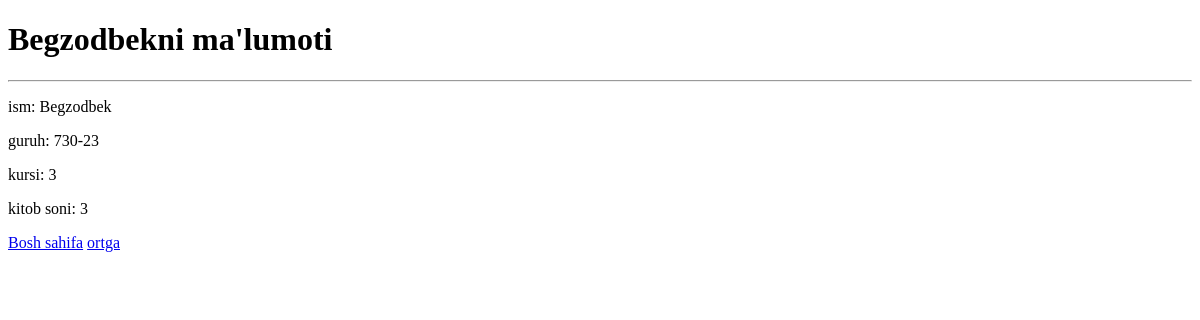
Page /talaba/1/ on the earlier database version.
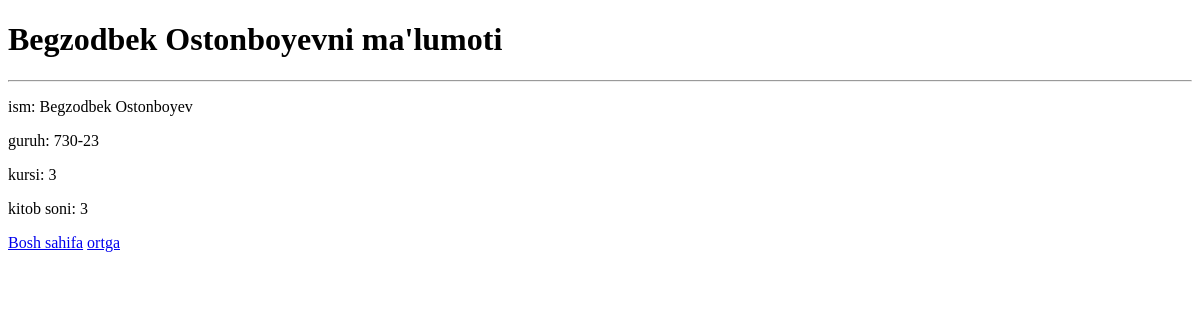
Same page on the later database version.
### main/models.py (models this page shows, shortened)
class Talaba(models.Model):
    ism = models.CharField(max_length=255)
    guruh = models.CharField(max_length=255)
    kurs = models.IntegerField(default=1, validators=[MinValueValidator(1), MaxValueValidator(4)])
    kitobi_soni = models.PositiveSmallIntegerField(default=0)

### main/views.py (the view)
# urls.py: path('talaba/<int:pk>/', student_deteils_view),
def student_deteils_view(request, pk):
    talaba = Talaba.objects.get(id=pk)
    context= {
        'talaba': talaba
    }
    return render(request, 'talaba_deteils.html', context)

### templates/talaba_deteils.html (shortened to what this page needs)
<!DOCTYPE html>
<html lang="en">
<head>
</head>
<body>
<h1> {{talaba.ism}}ni ma'lumoti</h1>
<hr>
<p>ism: {{ talaba.ism}}</p>
<p>guruh: {{ talaba.guruh}}</p>
<p>kursi: {{ talaba.kurs}}</p>
<p>kitob soni: {{ talaba.kitobi_soni}}</p>
<a href="/">Bosh sahifa</a>
<a href="/talabalar">ortga</a>
</body>
</html>

Differences in the rows shown:
changed Talaba: ism "Begzodbek" → "Begzodbek Ostonboyev"
